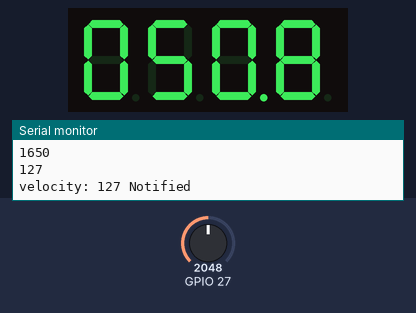
This sketch was run on a simulated ESP32. Parts: 4-digit seven-segment display, the last lines printed to the serial monitor. Wiring (inferred from the names in the program): 4-digit 7-segment display, segments lit when HIGH: segments GPIO 17, GPIO 18, GPIO 19, GPIO 21, GPIO 22, GPIO 23, GPIO 25, GPIO 26; digit selects GPIO 13, GPIO 14, GPIO 15, GPIO 16. Inputs (shaded band) come from the test bench; at power-on: GPIO 27 = 2048. Nothing arrives over Bluetooth unless stated; the segment pins are drawn as the display they are named for; a phone connects over Bluetooth LE 3 s after start.

Above: at 1.2 s.
1.3 s: GPIO 27 set to 2866
At 2.4 s:
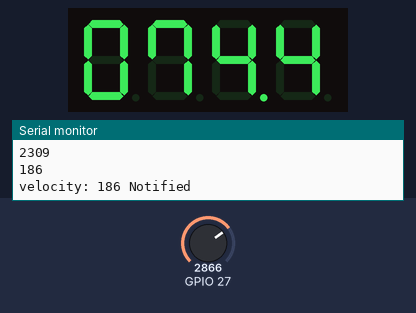
2.9 s: GPIO 27 set to 3120
At 3.3 s:
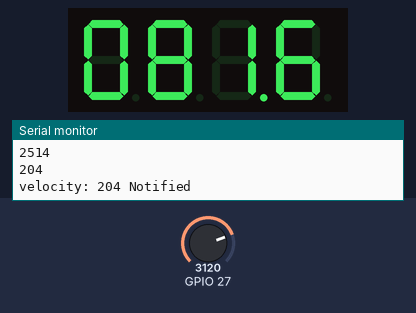
4.4 s: GPIO 27 set to 3040
At 5.5 s:
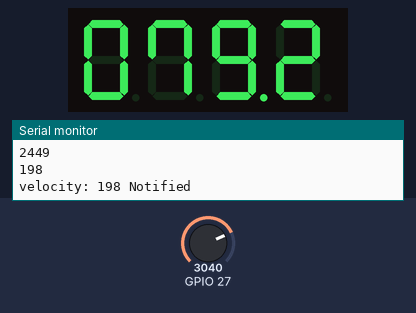
Timing chart, 0 to 7.4 s (numbered marks = the images above; inputs shaded):
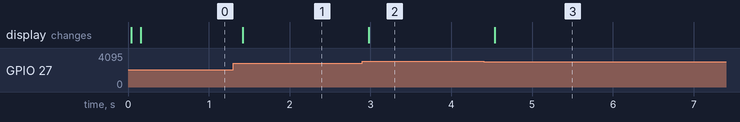

Measured:
- after the input at 1.3 s, the display: changes after 0.12 s (image 1)
- after the input at 2.9 s, the display: changes after 0.08 s (image 2)
- after the input at 4.4 s, the display: changes after 0.14 s (image 3)

The sketch:

master_controller.ino
```cpp
//LEDを点灯する際はコモン(ディジット)がLOW、セグメントはHIGHになる必要がある
#define DIGIT_ON LOW
#define DIGIT_OFF HIGH
#define SEGMENT_ON HIGH
#define SEGMENT_OFF LOW

#include <BLEDevice.h>
#include <BLEServer.h>
#include <BLEUtils.h>
#include <BLE2902.h>
#include <driver/adc.h>


static const char SERVICE_UUID[] = "cea8c671-fb2c-5f3c-87ea-7ddea950b9a5";
static const char CHARACTERISTIC_VELOCITYINSTRUCTION_UUID[] = "4bb36d3a-dace-c0e6-e70c-81e0e77930cb";

BLEServer *pServer = NULL;
BLEService *pService = NULL;
BLECharacteristic *pCharacteristicVelocityInstruction = NULL;
BLEAdvertising *pAdvertising = NULL;

/*---------------- BLE 関数 ここから --------------------*/

class MyServerCallbacks : public BLEServerCallbacks {
  /// @brief BLEサーバーとの接続．切れたときにモータ停止
  /// @param pServer
  void onConnect(BLEServer* pServer) {
    Serial.println("BLE Connected");
  }

  void onDisconnect(BLEServer *pServer) {
    Serial.println("BLE Disconnected");
    pServer->startAdvertising();
  }
};

void bleSetup() {
  /// @brief BLEのセットアップ．
  /// 1. サーバー，サービスを設定モータ入力，
  /// 2. 位置ID，ロータリエンコーダの3つのキャラクタリスティックを作る．
  /// 3. BLE通信を開始

  Serial.println("Starting BLE");

  Serial.print("Chip ID: ");
  Serial.println(ESP.getEfuseMac());

  BLEDevice::init("master controller");

  Serial.print("Address: ");
  Serial.println(BLEDevice::getAddress().toString().c_str());

  pServer = BLEDevice::createServer();
  pServer->setCallbacks(new MyServerCallbacks());

  pService = pServer->createService(SERVICE_UUID);

  pCharacteristicVelocityInstruction = pService->createCharacteristic(
      CHARACTERISTIC_VELOCITYINSTRUCTION_UUID,
      BLECharacteristic::PROPERTY_NOTIFY
  );
  pCharacteristicVelocityInstruction->setValue("Initial value");
  pCharacteristicVelocityInstruction->addDescriptor(new BLE2902());

  pService->start();

  pAdvertising = BLEDevice::getAdvertising();
  pAdvertising->addServiceUUID(SERVICE_UUID);
  pAdvertising->start();
  Serial.println("Advertising started");
}

/*----------- BLE 関数 ここまで --------------------------*/

int velocity = 0;
int acceleration = 0;
int lasttime = 0;
int velocitydisplay = 0;
const int INPUT_MIN = 210;
const int INPUT_MAX = 3080;

void sendVelocity(){

  pCharacteristicVelocityInstruction->setValue((uint8_t*)&velocity, 4);
  pCharacteristicVelocityInstruction->notify();
  Serial.printf("velocity: %d Notified\n", velocity);
}

const int digitPins[4] = {13,14,15,16}; //コモン(ディジット)のピン番号を配列で指定
const int segmentPins[8] = {17,18,19,21,22,23,25,26}; //セグメントのピン番号を配列で指定

const int digitPinA = 13;
const int digitPinB = 14;
const int digitPinC = 15;
const int digitPinD = 16;

const int segmentPinA = 17;
const int segmentPinB = 18;
const int segmentPinC = 19;
const int segmentPinD = 21;
const int segmentPinE = 22;
const int segmentPinF = 23;
const int segmentPinG = 25;
const int segmentPinDP = 26;

const int digits[] = {
  0b01111110, //0
  0b00110000, //1
  0b01101101, //2
  0b01111001, //3
  0b00110011, //4
  0b01011011, //5
  0b01011111, //6
  0b01110010, //7
  0b01111111, //8
  0b01111011  //9
};

void displayOneNumber(int n){
  //引数を入力したい数字としてそれを表示する関数を設定
  digitalWrite(segmentPinA,digits[n] & 0b01000000 ? SEGMENT_ON :SEGMENT_OFF);
  digitalWrite(segmentPinB,digits[n] & 0b00100000 ? SEGMENT_ON :SEGMENT_OFF);
  digitalWrite(segmentPinC,digits[n] & 0b00010000 ? SEGMENT_ON :SEGMENT_OFF);
  digitalWrite(segmentPinD,digits[n] & 0b00001000 ? SEGMENT_ON :SEGMENT_OFF);
  digitalWrite(segmentPinE,digits[n] & 0b00000100 ? SEGMENT_ON :SEGMENT_OFF);
  digitalWrite(segmentPinF,digits[n] & 0b00000010 ? SEGMENT_ON :SEGMENT_OFF);
  digitalWrite(segmentPinG,digits[n] & 0b00000001 ? SEGMENT_ON :SEGMENT_OFF);
}

void clearSegments(){
  for (int k = 0; k < 8; k = k + 1){
    digitalWrite(segmentPins[k],SEGMENT_OFF);
  }
}

void displayNumber(int n){
  for (int j = 3; j >= 0; j = j - 1){
    digitalWrite(digitPins[j],DIGIT_ON); //右の桁から順に表示する桁(ディジット)を選択してONにする
    displayOneNumber(n % 10);
    if (j == 2){
      digitalWrite(segmentPinDP,SEGMENT_ON);
    }
    delay(1);
    clearSegments();
    digitalWrite(digitPins[j],DIGIT_OFF);
    n /= 10;

  }
}


void setup() {

  /* BLE セットアップ */
  bleSetup();

  for (int i = 0; i <= 3; i = i + 1){
    pinMode(digitPins[i],OUTPUT);
    digitalWrite(digitPins[i],DIGIT_OFF);
  }

  for (int i = 0; i < 8; i = i + 1){
    pinMode(segmentPins[i],OUTPUT);
    digitalWrite(segmentPins[i],SEGMENT_OFF);
  }

  Serial.begin(115200);
  pinMode(27,INPUT);

}


void loop() {


  if (millis() - lasttime > 100) { //100ミリ秒に1回加速度から速度の計算を行う


    int val = analogReadMilliVolts(27);
    Serial.println(val);

    velocity = int(255.0/(INPUT_MAX - INPUT_MIN) * (val - INPUT_MIN));

    // acceleration = ((val-128)*14/(3127-128))-8; //可変抵抗の読み取り値を-8～+5の加速度に変換
    // Serial.println(acceleration);

    // velocity = velocity + acceleration; //指定された加速度から速度を計算

      if (velocity <= 0){
        velocity = 0; //速度の計算値が0以下の時は0を指定
      }
      if (velocity >= 255){
        velocity = 255; //速度の計算値が255以上の時は255を指定
      }
      else{
        velocity = velocity; //速度の計算値が0～255に収まっていればそのまま
      }


    Serial.println(velocity);
    sendVelocity();

    lasttime = millis();
  }

  velocitydisplay = velocity*4;
  displayNumber(velocitydisplay);

}
```
